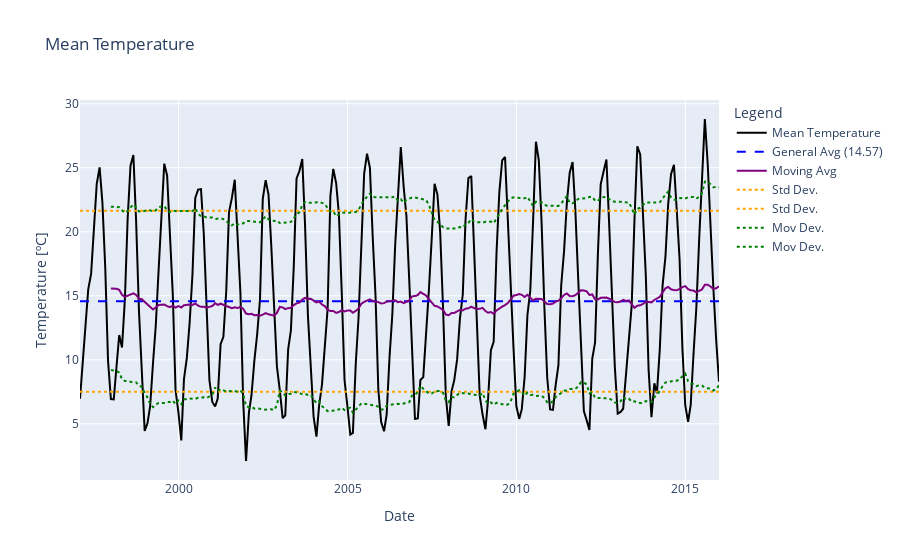

Write notebook code for a chart like this one.
### Code cell
import pandas as pd
import plotly.graph_objs as go
from plotly.subplots import make_subplots

# Supondo que 'df' já esteja definido e possua a coluna 'Mean TemperatureC'
mean = df['Mean TemperatureC'].mean()
std = df['Mean TemperatureC'].std()
rolling_mean = df['Mean TemperatureC'].rolling(12).mean()
rolling_std = df['Mean TemperatureC'].rolling(12).std()

fig = make_subplots(rows=1, cols=1)
fig.add_trace(go.Scatter(x=df.index, y=df['Mean TemperatureC'], mode='lines', name="Mean Temperature", line=dict(color='black')))
fig.add_trace(go.Scatter(x=df.index, y=[mean] * len(df), mode='lines', name=f"General Avg ({mean:.2f})", line=dict(dash='dash', color='blue')))
fig.add_trace(go.Scatter(x=df.index, y=rolling_mean, mode='lines', name="Moving Avg", line=dict(color='purple')))
fig.add_trace(go.Scatter(x=df.index, y=[mean + std] * len(df), mode='lines', name="Std Dev.", line=dict(color='orange', dash='dot')))
fig.add_trace(go.Scatter(x=df.index, y=[mean - std] * len(df), mode='lines', name="Std Dev.", line=dict(color='orange', dash='dot')))
fig.add_trace(go.Scatter(x=df.index, y=rolling_mean + rolling_std, mode='lines', name="Mov Dev.", line=dict(color='green', dash='dot')))
fig.add_trace(go.Scatter(x=df.index, y=rolling_mean - rolling_std, mode='lines', name="Mov Dev.", line=dict(color='green', dash='dot')))

fig.update_layout(title="Mean Temperature", xaxis_title="Date", yaxis_title="Temperature [ºC]", legend_title="Legend")
fig.show()

### Figure 1 — Plotly figure (JSON) as saved in the notebook; plotly's stock layout.template omitted (floating-point values rounded to 4 significant figures; data arrays with more than 128 entries replaced by an {"elided": "..."} marker saying what was removed)
{"data": [{"line": {"color": "black"}, "mode": "lines", "name": "Mean Temperature", "type": "scatter", "x": {"elided": "228 str values"}, "y": {"elided": "228 float values"}}, {"line": {"color": "blue", "dash": "dash"}, "mode": "lines", "name": "General Avg (14.57)", "type": "scatter", "x": {"elided": "228 str values"}, "y": {"elided": "228 float values"}}, {"line": {"color": "purple"}, "mode": "lines", "name": "Moving Avg", "type": "scatter", "x": {"elided": "228 str values"}, "y": {"elided": "228 float values"}}, {"line": {"color": "orange", "dash": "dot"}, "mode": "lines", "name": "Std Dev.", "type": "scatter", "x": {"elided": "228 str values"}, "y": {"elided": "228 float values"}}, {"line": {"color": "orange", "dash": "dot"}, "mode": "lines", "name": "Std Dev.", "type": "scatter", "x": {"elided": "228 str values"}, "y": {"elided": "228 float values"}}, {"line": {"color": "green", "dash": "dot"}, "mode": "lines", "name": "Mov Dev.", "type": "scatter", "x": {"elided": "228 str values"}, "y": {"elided": "228 float values"}}, {"line": {"color": "green", "dash": "dot"}, "mode": "lines", "name": "Mov Dev.", "type": "scatter", "x": {"elided": "228 str values"}, "y": {"elided": "228 float values"}}], "layout": {"legend": {"title": {"text": "Legend"}}, "title": {"text": "Mean Temperature"}, "xaxis": {"anchor": "y", "domain": [0, 1], "title": {"text": "Date"}}, "yaxis": {"anchor": "x", "domain": [0, 1], "title": {"text": "Temperature [ºC]"}}}}
